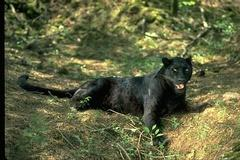
%> input picture src/lib/matlab/normalizedCut/jpg_images/1.jpg, 240 x 160 px
$ octave --eval "result = SIFT_feature('../lib/matlab/normalizedCut/jpg_images/1.jpg');"   (GNU Octave 9; MATLAB toolbox functions it lacks are replaced by stand-ins)
%> lines starting %> are read from the running program, lines starting %| are printed output that depends on the picture
function feature = SIFT_feature(img_path)
%this code is the Matlab implimentation of David G. Lowe,
%"Distinctive image features from scale-invariant keypoints,"
%International Journal of Computer Vision, 60, 2 (2004), pp. 91-110.
%this code should be used only for academic research.
%any other useage of this code should not be allowed without Author agreement.
% if you have any problem or improvement idea about this code, please
% contact with Xing Di, Stevens Institution of Technology. xdi2@stevens.edu

%%initial image
%tic

clc;
row=256;
colum=256;
img=imread(img_path);
%> img is the input picture: size 160x240x3 uint8; mean R, G, B 96.3, 99.6, 64.7
img=imresize(img,[row,colum]);
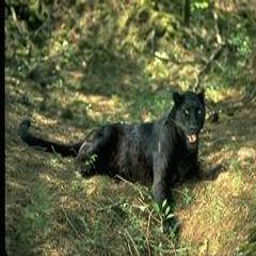
%> img: size 256x256x3 uint8; mean R, G, B 96.3, 99.6, 64.8
[rows_dummy, columns, numberOfColorChannels] = size(img);
%> rows_dummy = 256; columns = 256; numberOfColorChannels = 3
if numberOfColorChannels > 1
    img=rgb2gray(img);
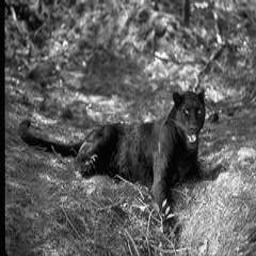
%> img: size 256x256 uint8; min 0, max 251, mean 94.6
end
% img=histeq(img);
img=im2double(img);
%> img: size 256x256 double
origin=img;
% img=medfilt2(img);
%toc
%% Scale-Space Extrema Detection
%tic
% original sigma and the number of actave can be modified. the larger
% sigma0, the more quickly-smooth images
%sigma0=sqrt(2) - default
sigma0=sqrt(81);
octave=3;%6*sigma*k^(octave*level)<=min(m,n)/(2^(octave-2))
level=3;
D=cell(1,octave);
for i=1:octave
D(i)=mat2cell(zeros(row*2^(2-i)+2,colum*2^(2-i)+2,level),row*2^(2-i)+2,colum*2^(2-i)+2,level);
end
% first image in first octave is created by interpolating the original one.
temp_img=kron(img,ones(2));
temp_img=padarray(temp_img,[1,1],'replicate');
%figure(2)
%subplot(1,2,1);
%imshow(origin)
%create the DoG pyramid.
for i=1:octave
    temp_D=D{i};
    for j=1:level
        scale=sigma0*sqrt(2)^(1/level)^((i-1)*level+j);
        p=(level)*(i-1);
        %figure(1);
        %subplot(octave,level,p+j);
        f=fspecial('gaussian',[1,floor(6*scale)],scale);
        L1=temp_img;
        if(i==1&&j==1)
        L2=conv2(temp_img,f,'same');
        L2=conv2(L2,f','same');
        temp_D(:,:,j)=L2-L1;
        %imshow(uint8(255 * mat2gray(temp_D(:,:,j))));
        L1=L2;
        else
        L2=conv2(temp_img,f,'same');
        L2=conv2(L2,f','same');
        temp_D(:,:,j)=L2-L1;
        L1=L2;
        if(j==level)
            temp_img=L1(2:end-1,2:end-1);
        end
        %imshow(uint8(255 * mat2gray(temp_D(:,:,j))));
        end
    end
    D{i}=temp_D;
    temp_img=temp_img(1:2:end,1:2:end);
    temp_img=padarray(temp_img,[1,1],'both','replicate');
end
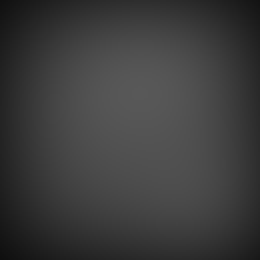
%> L2: size 130x130 double (shown 2 times larger); min 0.0596, max 0.346, mean 0.238
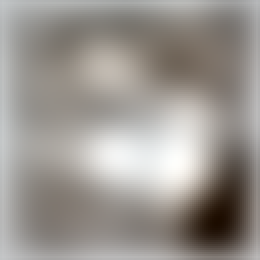
%> temp_D: size 130x130x3 double (shown 2 times larger); mean R, G, B -0.0655, -0.0744, -0.0843; drawn with min black and max white
%> after the loop, D = 3 items
%toc
%% Keypoint Localistaion
% search each pixel in the DoG map to find the extreme point
%tic
interval=level-1;
number=0;
for i=2:octave+1
    number=number+(2^(i-octave)*colum)*(2*row)*interval;
end
extrema=zeros(1,4*number);
flag=1;
for i=1:octave
    [m,n,~]=size(D{i});
    m=m-2;
    n=n-2;
    volume=m*n/(4^(i-1));
    for k=2:interval
        for j=1:volume
            % starter=D{i}(x+1,y+1,k);
            x=ceil(j/n);
            y=mod(j-1,m)+1;
            sub=D{i}(x:x+2,y:y+2,k-1:k+1);
            large=max(max(max(sub)));
            little=min(min(min(sub)));
            if(large==D{i}(x+1,y+1,k))
                temp=[i,k,j,1];
                extrema(flag:(flag+3))=temp;
                flag=flag+4;
            end
            if(little==D{i}(x+1,y+1,k))
                temp=[i,k,j,-1];
                extrema(flag:(flag+3))=temp;
                flag=flag+4;
            end
        end
    end
end
%> this loop made 3 passes
%> (m, n, volume) on passes 1 to 3: (512, 512, 262144), (256, 256, 16384), (128, 128, 1024)
%> after the loop, flag = 3757; temp = [3 2 90 1]
idx= extrema==0;
%> idx = 3670016 logical values, 3666260 true
extrema(idx)=[];
%toc
[m,n]=size(img);
%> m = 256; n = 256
x=floor((extrema(3:4:end)-1)./(n./(2.^(extrema(1:4:end)-2))))+1;
%> x = 939 values, max 503 at index 931, min 1 at index 933, mean 261.2
y=mod((extrema(3:4:end)-1),m./(2.^(extrema(1:4:end)-2)))+1;
%> y = 939 values, max 510 at index 213, min 1 at index 935, mean 254.8
ry=y./2.^(octave-1-extrema(1:4:end));
%> ry = 939 values, max 255 at index 213, min 1 at index 935, mean 127.9
rx=x./2.^(octave-1-extrema(1:4:end));
%> rx = 939 values, max 251.5 at index 931, min 1 at index 1, mean 130.7
% [5 lines of commented-out code are left out]
%% accurate keypoint localization
%eliminate the point with low contrast or poorly localised on an edge
% x:|,y:-- x is for vertial and y is for horizontal
% value comes from the paper.
%tic
threshold=0.1;
r=10;
extr_volume=length(extrema)/4;
%> extr_volume = 939
[m,n]=size(img);
secondorder_x=conv2([-1,1;-1,1],[-1,1;-1,1]);
secondorder_y=conv2([-1,-1;1,1],[-1,-1;1,1]);
for i=1:octave
    for j=1:level
        test=D{i}(:,:,j);
        temp=-1./conv2(test,secondorder_y,'same').*conv2(test,[-1,-1;1,1],'same');
        D{i}(:,:,j)=temp.*conv2(test',[-1,-1;1,1],'same')*0.5+test;
    end
end
for i=1:extr_volume
    x=floor((extrema(4*(i-1)+3)-1)/(n/(2^(extrema(4*(i-1)+1)-2))))+1;
    y=mod((extrema(4*(i-1)+3)-1),m/(2^(extrema(4*(i-1)+1)-2)))+1;
    rx=x+1;
    ry=y+1;
    rz=extrema(4*(i-1)+2);
    z=D{extrema(4*(i-1)+1)}(rx,ry,rz);
    if(abs(z)<threshold)
        extrema(4*(i-1)+4)=0;
    end
end
%> this loop made 939 passes
%> (x, y, rx, ry, z) on passes 1 to 3: (2, 87, 3, 88, 0.00151), (3, 340, 4, 341, -0.113), (3, 342, 4, 343, -0.0679)
%> after the loop, extrema = 3756 values, max 257322 at index 3727, min -1 at index 8, mean 33360.3
idx=find(extrema==0);
%> idx = 526 values from 4 to 3756
idx=[idx,idx-1,idx-2,idx-3];
%> idx = 2104 values, max 3756 at index 526, min 1 at index 1579, mean 1924.6
extrema(idx)=[];
extr_volume=length(extrema)/4;
%> extr_volume = 413
x=floor((extrema(3:4:end)-1)./(n./(2.^(extrema(1:4:end)-2))))+1;
%> x = 413 values from 3 to 503
y=mod((extrema(3:4:end)-1),m./(2.^(extrema(1:4:end)-2)))+1;
%> y = 413 values, max 495 at index 44, min 8 at index 35, mean 271.9
ry=y./2.^(octave-1-extrema(1:4:end));
%> ry = 413 values, max 247.5 at index 44, min 4 at index 35, mean 136
rx=x./2.^(octave-1-extrema(1:4:end));
%> rx = 413 values from 1.5 to 251.5
% [5 lines of commented-out code are left out]
for i=1:extr_volume
    x=floor((extrema(4*(i-1)+3)-1)/(n/(2^(extrema(4*(i-1)+1)-2))))+1;
    y=mod((extrema(4*(i-1)+3)-1),m/(2^(extrema(4*(i-1)+1)-2)))+1;
    rx=x+1;
    ry=y+1;
    rz=extrema(4*(i-1)+2);
        Dxx=D{extrema(4*(i-1)+1)}(rx-1,ry,rz)+D{extrema(4*(i-1)+1)}(rx+1,ry,rz)-2*D{extrema(4*(i-1)+1)}(rx,ry,rz);
        Dyy=D{extrema(4*(i-1)+1)}(rx,ry-1,rz)+D{extrema(4*(i-1)+1)}(rx,ry+1,rz)-2*D{extrema(4*(i-1)+1)}(rx,ry,rz);
        Dxy=D{extrema(4*(i-1)+1)}(rx-1,ry-1,rz)+D{extrema(4*(i-1)+1)}(rx+1,ry+1,rz)-D{extrema(4*(i-1)+1)}(rx-1,ry+1,rz)-D{extrema(4*(i-1)+1)}(rx+1,ry-1,rz);
        deter=Dxx*Dyy-Dxy*Dxy;
        R=(Dxx+Dyy)/deter;
        R_threshold=(r+1)^2/r;
        if(deter<0||R>R_threshold)
            extrema(4*(i-1)+4)=0;
        end

end
%> this loop made 413 passes
%> (x, y, rx, ry, Dxx, Dyy, Dxy, deter) on passes 1 to 3: (3, 340, 4, 341, 0.0179, 0.0465, -0.0175, 0.000527), (6, 144, 7, 145, -0.00216, -0.0184, 0.00437, 2.07e-05), (14, 10, 15, 11, -0.112, -0.036, -0.0669, -0.000442)
idx=find(extrema==0);
idx=[idx,idx-1,idx-2,idx-3];
extrema(idx)=[];
extr_volume=length(extrema)/4;
x=floor((extrema(3:4:end)-1)./(n./(2.^(extrema(1:4:end)-2))))+1;
y=mod((extrema(3:4:end)-1),m./(2.^(extrema(1:4:end)-2)))+1;
ry=y./2.^(octave-1-extrema(1:4:end));
rx=x./2.^(octave-1-extrema(1:4:end));
% [6 lines of commented-out code are left out]


%% Orientation Assignment(Multiple orientations assignment)
%tic
kpori=zeros(1,36*extr_volume);
minor=zeros(1,36*extr_volume);
f=1;
flag=1;
for i=1:extr_volume
    %search in the certain scale
    scale=sigma0*sqrt(2)^(1/level)^((extrema(4*(i-1)+1)-1)*level+(extrema(4*(i-1)+2)));
    width=2*round(3*1.5*scale);
    count=1;
    x=floor((extrema(4*(i-1)+3)-1)/(n/(2^(extrema(4*(i-1)+1)-2))))+1;
    y=mod((extrema(4*(i-1)+3)-1),m/(2^(extrema(4*(i-1)+1)-2)))+1;
    %make sure the point in the searchable area
    if(x>(width/2)&&y>(width/2)&&x<(m/2^(extrema(4*(i-1)+1)-2)-width/2-2)&&y<(n/2^(extrema(4*(i-1)+1)-2)-width/2-2))
        rx=x+1;
        ry=y+1;
        rz=extrema(4*(i-1)+2);
        reg_volume=width*width;%3? thereom
        % make weight matrix
        weight=fspecial('gaussian',width,1.5*scale);
        %calculate region pixels' magnitude and region orientation
        reg_mag=zeros(1,count);
        reg_theta=zeros(1,count);
    for l=(rx-width/2):(rx+width/2-1)
        for k=(ry-width/2):(ry+width/2-1)
            reg_mag(count)=sqrt((D{extrema(4*(i-1)+1)}(l+1,k,rz)-D{extrema(4*(i-1)+1)}(l-1,k,rz))^2+(D{extrema(4*(i-1)+1)}(l,k+1,rz)-D{extrema(4*(i-1)+1)}(l,k-1,rz))^2);
            reg_theta(count)=atan2((D{extrema(4*(i-1)+1)}(l,k+1,rz)-D{extrema(4*(i-1)+1)}(l,k-1,rz)),(D{extrema(4*(i-1)+1)}(l+1,k,rz)-D{extrema(4*(i-1)+1)}(l-1,k,rz)))*(180/pi);
            count=count+1;
        end
    end
    %make histogram
    mag_counts=zeros(1,36);
    for x=0:10:359
        mag_count=0;
       for j=1:reg_volume
           c1=-180+x;
           c2=-171+x;
           if(c1<0||c2<0)
           if(abs(reg_theta(j))<abs(c1)&&abs(reg_theta(j))>=abs(c2))
               mag_count=mag_count+reg_mag(j)*weight(ceil(j/width),mod(j-1,width)+1);
           end
           else
               if(abs(reg_theta(j)>abs(c1)&&abs(reg_theta(j)<=abs(c2))))
                   mag_count=mag_count+reg_mag(j)*weight(ceil(j/width),mod(j-1,width)+1);
               end
           end
       end
          mag_counts(x/10+1)=mag_count;
    end
    % find the max histogram bar and the ones higher than 80% max
    [maxvm,~]=max(mag_counts);
     kori=find(mag_counts>=(0.8*maxvm));
     kori=(kori*10+(kori-1)*10)./2-180;
     kpori(f:(f+length(kori)-1))=kori;
     f=f+length(kori);
     temp_extrema=[extrema(4*(i-1)+1),extrema(4*(i-1)+2),extrema(4*(i-1)+3),extrema(4*(i-1)+4)];
     temp_extrema=padarray(temp_extrema,[0,length(temp_extrema)*(length(kori)-1)],'post','circular');
     long=length(temp_extrema);
     minor(flag:flag+long-1)=temp_extrema;
     flag=flag+long;
    end
end
idx= minor==0;
minor(idx)=[];
extrema=minor;
% delete unsearchable points and add minor orientation points
idx= kpori==0;
kpori(idx)=[];
extr_volume=length(extrema)/4;
%toc

%% keypoint descriptor
%tic
d=4;% In David G. Lowe experiment,divide the area into 4*4.
pixel=9;
feature=zeros(d*d*8,extr_volume);
for i=1:extr_volume
    descriptor=zeros(1,d*d*8);% feature dimension is 128=4*4*8;
    width=d*pixel;
    %x,y centeral point and prepare for location rotation
    x=floor((extrema(4*(i-1)+3)-1)/(n/(2^(extrema(4*(i-1)+1)-2))))+1;
    y=mod((extrema(4*(i-1)+3)-1),m/(2^(extrema(4*(i-1)+1)-2)))+1;
    z=extrema(4*(i-1)+2);
        if((m/2^(extrema(4*(i-1)+1)-2)-pixel*d*sqrt(2)/2)>x&&x>(pixel*d/2*sqrt(2))&&(n/2^(extrema(4*(i-1)+1)-2)-pixel*d/2*sqrt(2))>y&&y>(pixel*d/2*sqrt(2)))
        sub_x=(x-d*pixel/2+1):(x+d*pixel/2);
        sub_y=(y-d*pixel/2+1):(y+d*pixel/2);
        sub=zeros(2,length(sub_x)*length(sub_y));
        j=1;
        for p=1:length(sub_x)
            for q=1:length(sub_y)
                sub(:,j)=[sub_x(p)-x;sub_y(q)-y];
                j=j+1;
            end
        end
        distort=[cos(pi*kpori(i)/180),-sin(pi*kpori(i)/180);sin(pi*kpori(i)/180),cos(pi*kpori(i)/180)];
    %accordinate after distort
        sub_dis=distort*sub;
        fix_sub=ceil(sub_dis);
        fix_sub=[fix_sub(1,:)+x;fix_sub(2,:)+y];
        patch=zeros(1,width*width);
        for p=1:length(fix_sub)
        patch(p)=D{extrema(4*(i-1)+1)}(fix_sub(1,p),fix_sub(2,p),z);
        end
        temp_D=(reshape(patch,[width,width]))';
        %create weight matrix.
        mag_sub=temp_D;
        temp_D=padarray(temp_D,[1,1],'replicate','both');
        weight=fspecial('gaussian',width,width/1.5);
        mag_sub=weight.*mag_sub;
        theta_sub=atan((temp_D(2:end-1,3:1:end)-temp_D(2:end-1,1:1:end-2))./(temp_D(3:1:end,2:1:end-1)-temp_D(1:1:end-2,2:1:end-1)))*(180/pi);
        % create orientation histogram
        for area=1:d*d
        cover=pixel*pixel;
        ori=zeros(1,cover);
        magcounts=zeros(1,8);
        for angle=0:45:359
          magcount=0;
          for p=1:cover;
              x=(floor((p-1)/pixel)+1)+pixel*floor((area-1)/d);
              y=mod(p-1,pixel)+1+pixel*(mod(area-1,d));
              c1=-180+angle;
              c2=-180+45+angle;
              if(c1<0||c2<0)
                  if (abs(theta_sub(x,y))<abs(c1)&&abs(theta_sub(x,y))>=abs(c2))

                      ori(p)=(c1+c2)/2;
                      magcount=magcount+mag_sub(x,y);
                  end
              else
                  if(abs(theta_sub(x,y))>abs(c1)&&abs(theta_sub(x,y))<=abs(c2))
                      ori(p)=(c1+c2)/2;
                      magcount=magcount+mag_sub(x,y);
                  end
              end
          end
          magcounts(angle/45+1)=magcount;
        end
        descriptor((area-1)*8+1:area*8)=magcounts;
        end
        descriptor=normr(descriptor);
        % cap 0.2
        for j=1:numel(descriptor)
            if(abs(descriptor(j))>0.2)
            descriptor(j)=0.2;
            end
        end
        descriptor=normr(descriptor);
        else
            continue;
        end
        feature(:,i)=descriptor';
end
index=find(sum(feature));
feature=feature(:,index);
%toc
%> (the run ends here)
